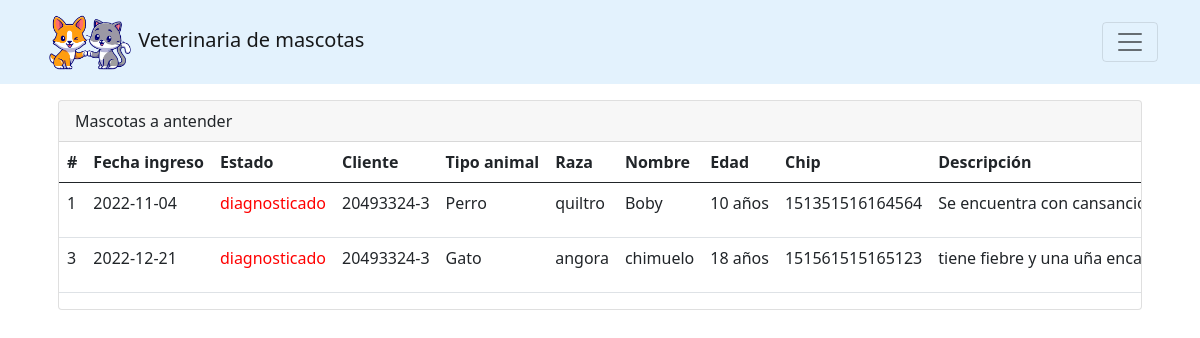
Page /atenciones (signed in) on the earlier database version.
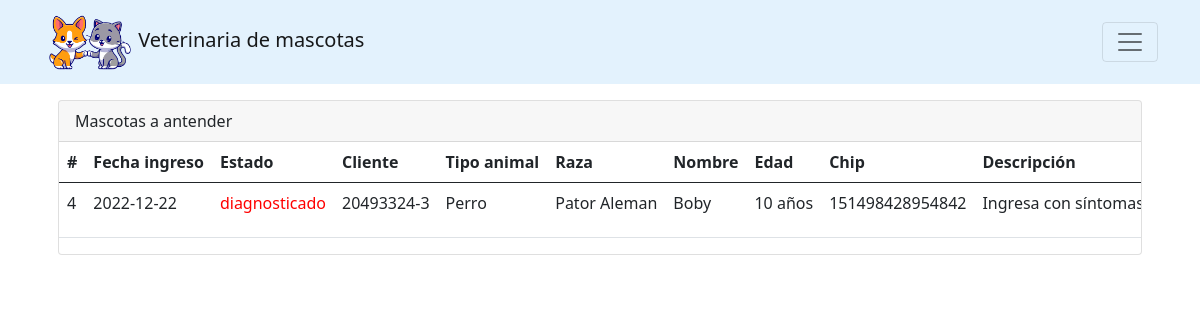
Same page on the later database version.
### tables this page shows
CREATE TABLE animal (id INTEGER PRIMARY KEY AUTOINCREMENT, a_nombre VARCHAR (1, 45) NOT NULL, tipo_animal_id VARCHAR REFERENCES tipo_animal (tipo) NOT NULL, raza VARCHAR NOT NULL, edad VARCHAR NOT NULL, chip VARCHAR (15, 15), descripcion VARCHAR NOT NULL, ingreso DATETIME NOT NULL, cliente_id INT REFERENCES cliente (id) NOT NULL, estado_animal_id INT REFERENCES estado_animal (id) DEFAULT (1));

CREATE TABLE estado_animal (id INTEGER PRIMARY KEY AUTOINCREMENT, estado VARCHAR NOT NULL);

CREATE TABLE cliente (id INTEGER PRIMARY KEY AUTOINCREMENT, name VARCHAR NOT NULL, apellido VARCHAR NOT NULL, cli_rut VARCHAR NOT NULL, telefono VARCHAR NOT NULL, direccion VARCHAR NOT NULL, email VARCHAR UNIQUE NOT NULL);

CREATE TABLE tipo_animal (id INTEGER PRIMARY KEY AUTOINCREMENT, tipo VARCHAR NOT NULL);

### index.py (the view)
@app.route("/atenciones", methods=['GET']) #decorador
@validar_sesion
def atenciones():
    conn = get_db_connection()
    mascotas = conn.execute('select * from get_animal_all').fetchall()
    return render_template("atenciones.html", items = mascotas)

### index.py (called while the page is built)
def get_db_connection():
    conn = sqlite3.connect('mywebsite/instance/database.sqlite')
    conn.row_factory = sqlite3.Row
    return conn

### templates/atenciones.html (shortened to what this page needs)
{%extends 'layoutVeterinario.html'%}
{% block body%}
<div class="container ">
    <div class="card m-3">
        <div class="card-header">
            <div class="row">
                <div class="col-sm-6">
                    Mascotas a antender
                </div>
            </div>
        </div>
        <div class="card-body table-responsive p-0">
            <table class="table table-head-fixed text-nowrap">
                <thead>
                    <tr>
                        <th>#</th>
                        <th>Fecha ingreso</th>
                        <th>Estado</th>
                        <th>Cliente</th>
                        <th>Tipo animal</th>
                        <th>Raza</th>
                        <th>Nombre</th>
                        <th>Edad</th>
                        <th>Chip</th>
                        <th>Descripción</th>
                    </tr>
                </thead>
                <tbody>
                    {% if items|length > 0%}
                    {% for item in items %}
                    <tr>
                        <td>{{item.id}}</td>
                        <td>{{item.ingreso}}</td>
                        <td class="{{item.td_class}}">{{item.estado}}</td>
                        <td>{{item.cli_rut}}</td>
                        <td>{{item.tipo}}</td>
                        <td>{{item.raza}}</td>
                        <td>{{item.a_nombre}}</td>
                        <td>{{item.edad}}</td>
                        <td>{{item.chip}}</td>
                        <td>{{item.descripcion}}</td>
                    </tr>
                    {% endfor %}
                    {% else %}
                    <tr style="text-align: center;">
                        <td colspan="10">No existen datos ingresados.</td>
                    </tr>
                    {% endif %}
                </tbody>
            </table>
        </div>
    </div>
</div>
{% endblock %}

### templates/layoutVeterinario.html (shortened to what this page needs)
<!DOCTYPE html>
<html lang="en">
<head>
    <link rel="stylesheet" href="https://cdnjs.cloudflare.com/ajax/libs/font-awesome/6.2.1/css/all.min.css" />
    <link href="https://cdn.jsdelivr.net/npm/bootstrap@5.0.2/dist/css/bootstrap.min.css" rel="stylesheet">
    <link href="{{url_for('static', filename = 'css/layout.css')}}" rel="stylesheet" >
</head>
<body>
    <nav class="navbar navbar-light" style="background-color: #e3f2fd;">
        <div class="container">
            <a class="navbar-brand" href="/home_veterinario">
                <img src="{{url_for('static', filename = 'img/logo.png')}}" width="91" height="58">
                Veterinaria de mascotas
            </a>
            <button class="navbar-toggler" type="button" data-bs-toggle="collapse" data-bs-target="#navbarNavAltMarkup" aria-controls="navbarNavAltMarkup" aria-expanded="false" aria-label="Toggle navigation">
                <span class="navbar-toggler-icon"></span>
            </button>
        </div>
      </nav>
    {% block body %}
    {% endblock %}
</body>
</html>

### static/css/layout.css (style rules this page uses)
.td-red { color:red; }

Differences in the rows shown:
removed animal: id "1", ingreso "2022-11-04", estado "diagnosticado", cli_rut "20493324-3", tipo "Perro", raza "quiltro", a_nombre "Boby", edad "10 años", chip "151351516164564", descripcion "Se encuentra con…"
removed animal: id "3", ingreso "2022-12-21", estado "diagnosticado", cli_rut "20493324-3", tipo "Gato", raza "angora", a_nombre "chimuelo", edad "18 años", chip "151561515165123", descripcion "tiene fiebre y una uña…"
added animal: id "4", ingreso "2022-12-22", estado "diagnosticado", cli_rut "20493324-3", tipo "Perro", raza "Pator Aleman", a_nombre "Boby", edad "10 años", chip "151498428954842", descripcion "Ingresa con…"
